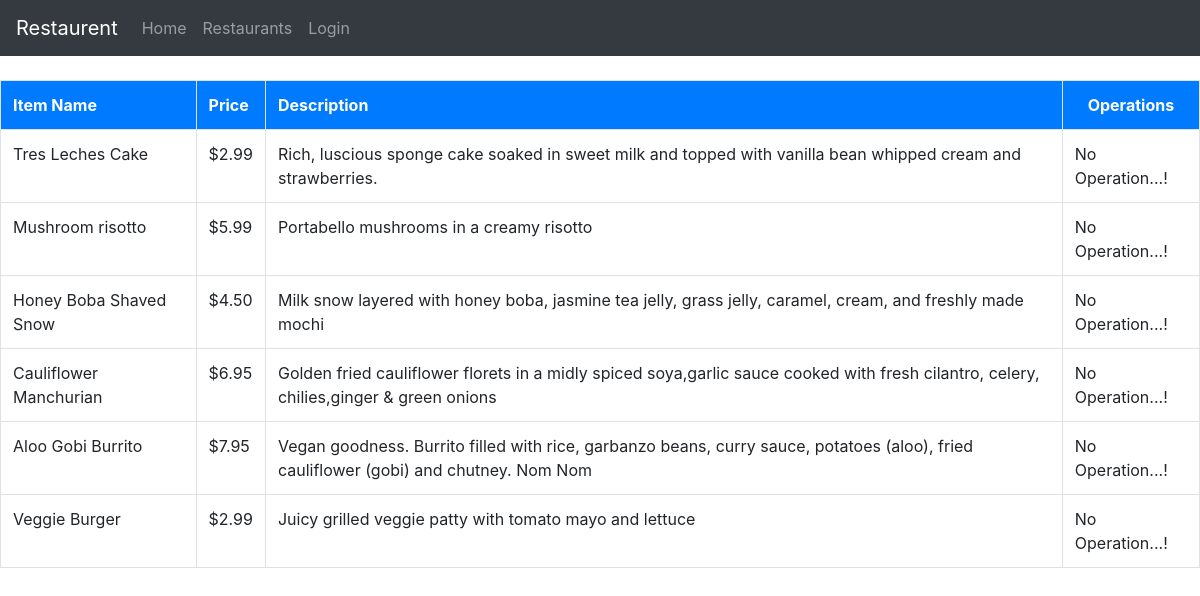
Page /menuItems/6 on the committed database.
### database_setup.py (models this page shows, shortened)
class MenuItem(Base):
    __tablename__ = 'menu_item'
    id = Column(Integer, primary_key=True)
    name = Column(String(80), nullable=False)
    price = Column(String(8))
    description = Column(String(250))
    restaurant_id = Column(Integer, ForeignKey('restaurant.id'))
    restaurant = relationship(Restaurant)
    owner_id = Column(Integer, ForeignKey('ownerDetails.id'))
    owner = relationship(Owner)

### project.py (the view)
@app.route("/menuItems/<int:restaurant_id>", methods=["GET"])
def RestaurantMenuItems(restaurant_id):
    menuItems = session.query(MenuItem).filter_by(restaurant_id=restaurant_id)
    return render_template(
        "menuItems.html",
        items=menuItems,
        restaurant_id=restaurant_id)

### templates/menuItems.html (shortened to what this page needs)
{% extends 'base.html' %}
{% block content %}
<br>
	<table class="table table-bordered">
		<tr class="bg-primary text-white">
			<th>Item Name</th>
			<th>Price</th>
			<th>Description</th>
			<th colspan="2" class="text-center">Operations</th>
		</tr>
		{% if items %}
			{% for item in items %}
				{% if item %}
				<tr>
					<td>{{ item.name }}</td>
					<td>{{ item.price }}</td>
					<td>{{ item.description }}</td>
					{% if item.owner_id == session.user_id %}
						<td><a href="{{ url_for('editMenuItems',item_id=item.id ) }}" class="btn btn-info btn-sm">Edit</a></td>
						<td><a href="{{ url_for('confirmDeleteMenu', item_id=item.id ) }}" class="btn btn-danger btn-sm">Delete</a></td>
					{% else %}
						<td colspan="2">No Operation...!</td>
					{% endif %}
				</tr>
				{% else %}
					<p>No Items Found...! in Restaurant</p>
				{% endif %}
			{% endfor %}
		{% else %}
			<tr><td colspan="5">No Items Found</td></tr>
		{% endif %}
	</table>
{% endblock %}

### rows in the picture
MenuItem: name "Tres Leches Cake", price "$2.99", description "Rich, luscious sponge cake soaked in sweet milk and topped with vanilla bean whipped cream and strawberries.", shows "No Operation...!"
MenuItem: name "Mushroom risotto", price "$5.99", description "Portabello mushrooms in a creamy risotto", shows "No Operation...!"
MenuItem: name "Honey Boba Shaved Snow", price "$4.50", description "Milk snow layered with honey boba, jasmine tea jelly, grass jelly, caramel, cream, and freshly made mochi", shows "No Operation...!"
MenuItem: name "Cauliflower Manchurian", price "$6.95", description "Golden fried cauliflower florets in a midly spiced soya,garlic sauce cooked with fresh cilantro, celery, chilies,ginger & green onions", shows "No Operation...!"
MenuItem: name "Aloo Gobi Burrito", price "$7.95", description "Vegan goodness. Burrito filled with rice, garbanzo beans, curry sauce, potatoes (aloo), fried cauliflower (gobi) and chutney. Nom Nom", shows "No Operation...!"
MenuItem: name "Veggie Burger", price "$2.99", description "Juicy grilled veggie patty with tomato mayo and lettuce", shows "No Operation...!"
